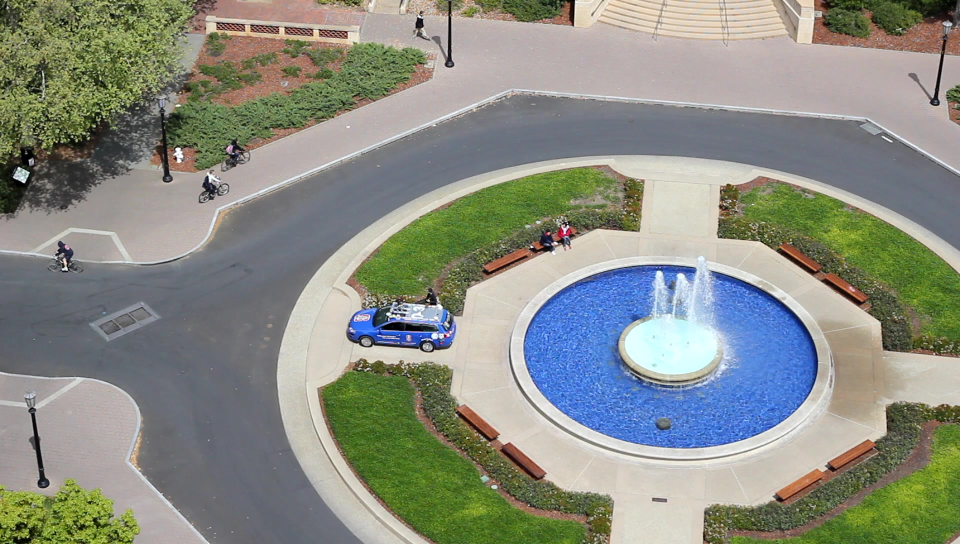
%> input picture images/000646.jpg, 1920 x 1088 px (shown at 1/2 size)
$ octave quickmat.m   (GNU Octave 9; MATLAB toolbox functions it lacks are replaced by stand-ins)
%> lines starting %> are read from the running program, lines starting %| are printed output that depends on the picture
close all;

chan = 1;
sz_R = 2;
sz_C = 2;
img = im2double(imread('../images/000646.jpg'));
img(1,1:10,1)
%> ans = [0.463 0.329 0.157 0.0863 0.133 0.208 0.29 0.361 0.49 0.612]
% pause()
imggry = rgb2gray(img);
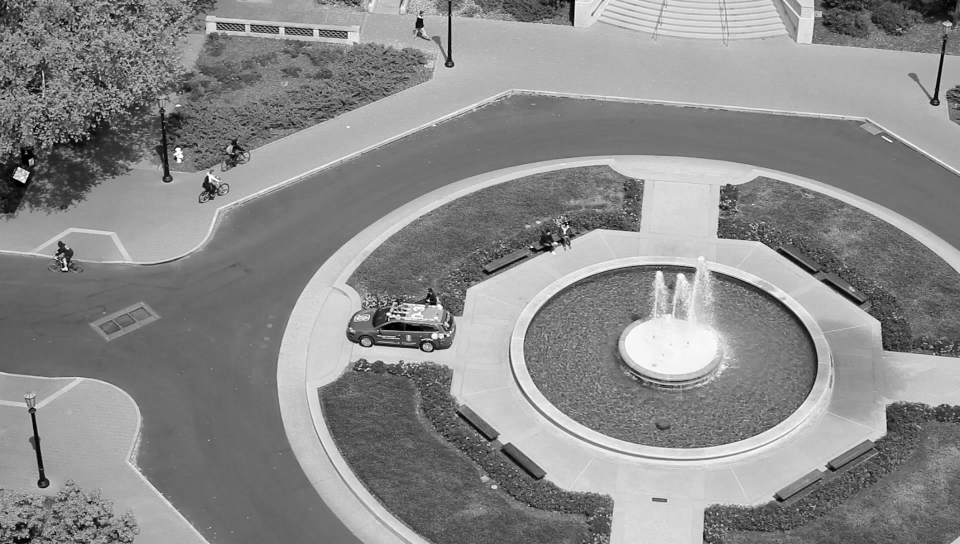
%> imggry: size 1088x1920 double (shown at 1/2 size); min 0, max 1, mean 0.544
img2 = rgb2gray(im2double(imread('../images/000647.jpg')));
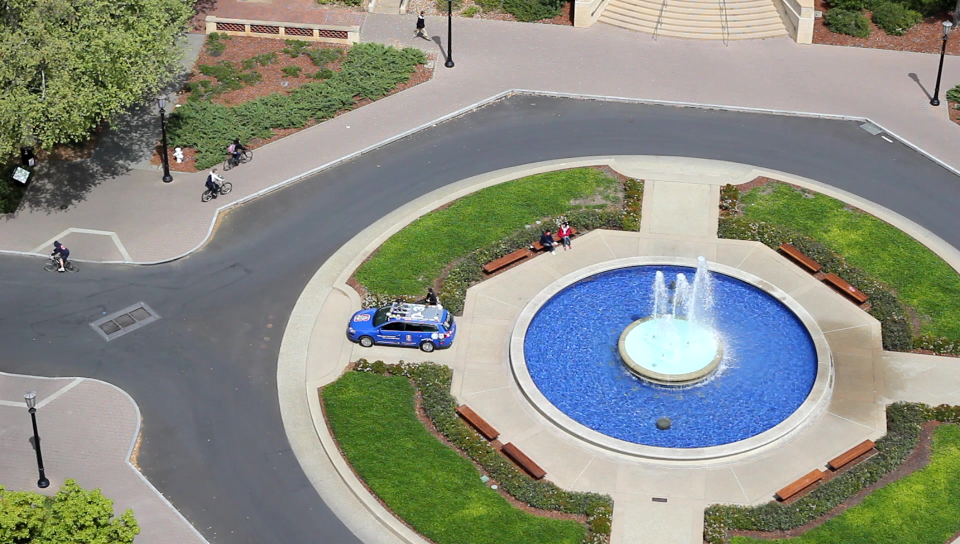
%> input picture images/000647.jpg, 1920 x 1088 px (shown at 1/2 size)
%> img2: size 1088x1920 double; min 0, max 1, mean 0.544; mean of the top-left, top-right, bottom-left and bottom-right quarters 0.508, 0.583, 0.502, 0.582
imagscaled = zeros(48*sz_R,48*sz_C,4);
imgscaled(:,:,1) = imresize(img(:,:,1),  [48*sz_R 48*sz_C]);
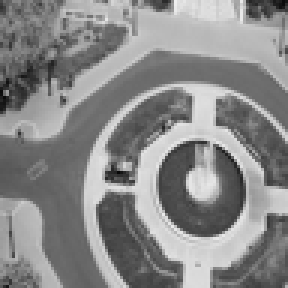
%> imgscaled: size 96x96 double (shown 3 times larger); min 0.0329, max 0.938, mean 0.538
imgscaled(:,:,2) = imresize(img(:,:,2),  [48*sz_R 48*sz_C]);
imgscaled(:,:,3) = imresize(img(:,:,3),  [48*sz_R 48*sz_C]);
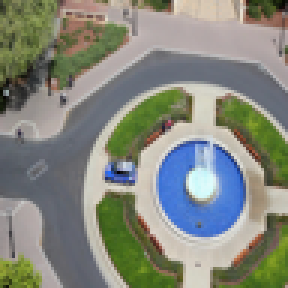
%> imgscaled: size 96x96x3 double (shown 3 times larger); mean R, G, B 0.538, 0.553, 0.511; drawn with min black and max white
imgscaled(:,:,4) = imresize(imggry-img2, [48*sz_R 48*sz_C]);
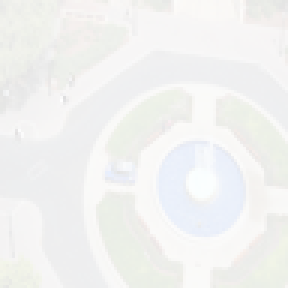
%> imgscaled: size 96x96x4 double (shown 3 times larger); mean R, G, B, A 0.538, 0.553, 0.511, -3.44e-05; transparent parts drawn white

combinedsal = zeros(48*sz_R,48*sz_C);

for chan = 1:1
sal = zeros(48*sz_R,48*sz_C);
sal_dct2 = zeros(48*sz_R,48*sz_C);
% for i = 0:(2*sz_R-2)
for i = 0:0
%     for j = 0:(2*sz_C-2)
    for j = 0:0
        patch = imgscaled(i*24+1:i*24+48,j*24+1:j*24+48,chan);

        figure(1);
        imshow(patch);
%         patch = patch ./ 16;
        salpatch_dct2 = dct2(patch);
%         surf(squeeze(salpatch_dct2));

        figure(2);
        imshow(salpatch_dct2);
        sal_dct2(i*24+1:i*24+48,j*24+1:j*24+48,1) = sal_dct2(i*24+1:i*24+48,j*24+1:j*24+48,1) + (salpatch_dct2);
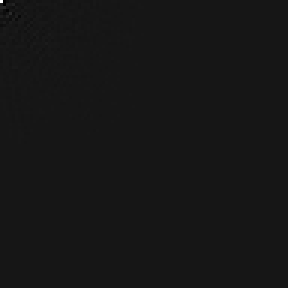
%> sal_dct2: size 96x96 double (shown 3 times larger); min -2.41, max 24.8, mean 0; drawn with min black and max white
%         salpatch = idct2((sign(dct2(patch))));
        salpatch = idct2(((dct2(patch))));

        figure(3);
        imshow(salpatch);
%         surf(squeeze(salpatch));
        sal(i*24+1:i*24+48,j*24+1:j*24+48,1) = sal(i*24+1:i*24+48,j*24+1:j*24+48,1) + (salpatch);
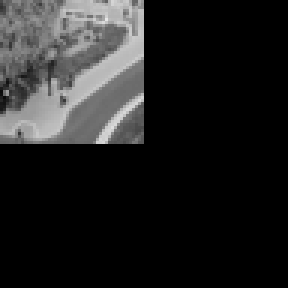
%> sal: size 96x96 double (shown 3 times larger); min 0, max 0.905, mean 0.129
    end;
end;
combinedsal = combinedsal + sal;
end;

% [14 lines of commented-out code are left out]
